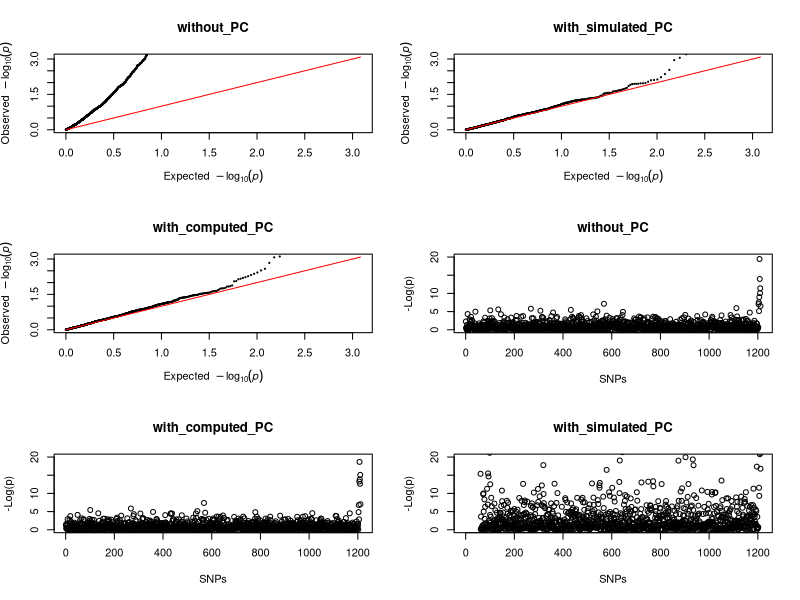

Generate this figure with R:
#rm(list = ls())
cat("\014")  

####Function
scenario <- function(populations= NULL, size = NULL, SNP_association, stratification_rate) {
  stratified_SNP_qtt = get_stratified_SNPs_qtt(stratification_rate, SNP_association)
  populations = generate_population_structure(populations, size)
  SNP_association = sort(SNP_association)
  SNP_struct = generate_SNPs_frequencies(stratified_SNP_qtt, SNP_association, populations)
  SNPs = generate_SNPs(SNP_struct, populations)
  pvalues = analyse(SNPs, populations)
  trace_plot(pvalues)
  populations = rbind(populations, matrix(c(sum(populations[,"Case"]), sum(populations[,"Control"])),ncol = 2, nrow = 1, dimnames = list("Total") ) )
  print(paste(Sys.time(),"Done", sep=": "))
  list(`SNPs` = SNPs, 
       `population` = populations, 
       `SNP_struct` = SNP_struct,
       `pvalues` = pvalues)}

get_stratified_SNPs_qtt <- function(stratification_rate, SNP_association) {
  if(stratification_rate>1) stratification_rate = stratification_rate/100
  if(stratification_rate>100) stratification_rate = 1
  min(trunc(stratification_rate * length(SNP_association)), table(SNP_association)["0"])}

generate_population_structure <- function(populations,size) {
  populations = {
    if(is.atomic(populations))   {
      populations = min(size, populations)
      populations=runif(populations,0,1)
      populations = round(populations/sum(populations) * size)
      t(sapply(populations, function(strat_size, pop_id) {
        case_nb = round(strat_size*runif(1,0,1))
        c(case_nb,(strat_size-case_nb))}))}
    else if(is.null(populations) && !is.null(size)) {
      print("Population is not stratfied")
      case_nb = round(size*runif(1,0,1))
      c(case_nb,(strat_size-case_nb))}
    else if(is.null(populations) && is.null(size)) throw("You must set size or population arguments...")
    else populations}
  colnames(populations) <- c("Case", "Control")
  rownames(populations) <- paste0("P", 1:nrow(populations))
  populations}

generate_SNPs_frequencies <- function(stratified_SNP_qtt, SNP_association, populations) {
  print(paste(Sys.time(),"Generating allele frequency", sep=": "))
  AF = if(stratified_SNP_qtt>0) {
    sapply(1:nrow(populations), function(population){
      if(population %% 2 == 0) RP = replicate(stratified_SNP_qtt, runif(1,0.7,0.9))
      else RP = replicate(stratified_SNP_qtt, runif(1,0.1,0.3))
      get_alternate_allele(RP)})}
  
  AF = rbind(AF, if((length(SNP_association) - stratified_SNP_qtt) >0) {
    RP = replicate(length(SNP_association) - stratified_SNP_qtt, runif(1,0.4,0.5))
    replicate(nrow(populations), get_alternate_allele(RP))})
  AF = setNames(data.frame(AF), paste0("P", 1:nrow(populations), "_AF"))
  
  SNP_names = {
    if(stratified_SNP_qtt>0) SNP_names = sapply(1:stratified_SNP_qtt, function(snp_num)c(paste0('Snp_S_',snp_num,"_R",SNP_association[snp_num])))
    if((length(SNP_association) - stratified_SNP_qtt) >0) SNP_names = c(SNP_names, sapply((stratified_SNP_qtt+1):length(SNP_association), function(snp_num) paste0('Snp_NS_',snp_num,"_R",SNP_association[snp_num])))}
  
  data.frame(AF, SNP_association, row.names = SNP_names)}

get_alternate_allele <- function(reference_alleles) {
  sapply(reference_alleles, function(reference_allele) {
    s1 = reference_allele*(1-fcoeff)/fcoeff
    s2 = (1-reference_allele)*(1-fcoeff)/fcoeff
    rbeta(n = 1, shape1 = s1,shape2 = s2)})}

generate_SNPs <- function(SNP_struct, populations) {
  print(paste(Sys.time(),"Generating SNPs dsitribution", sep=": "))
  data = sapply(1:length(SNP_struct$SNP_association), function(snp_num){
    unlist(sapply(1:nrow(populations), function(sample) {
      pCase = get_genotype_probability(SNP_struct[snp_num,sample], SNP_struct$SNP_association[snp_num])
      pControl = get_genotype_probability(SNP_struct[snp_num,sample], 0)
      cases=sample(c(0,1,2), size = populations[sample,"Case"], prob = pCase, replace = TRUE)
      controls=sample(c(0,1,2), size = populations[sample,"Control"], prob = pControl, replace = TRUE)
      c(cases, controls)}))})
  
  sample_names = unlist(sapply(1:nrow(populations), function(sample) {
    if(populations[sample,"Case"] > 0) sample_names = c(paste('Case', sample, 1:populations[sample,"Case"],sep='_'))
    if(populations[sample,"Control"] > 0) c(sample_names, paste('Control', sample, 1:populations[sample,"Control"],sep='_'))}))
  matrix(data, ncol = nrow(SNP_struct), nrow = length(sample_names), dimnames = list(sample_names, rownames(SNP_struct)))}

get_genotype_probability <- function(alternate_allele, R) {
  if(R!=0) {
    p_associated = c((1-alternate_allele)^2, 2*R*alternate_allele*(1-alternate_allele), R^2 * alternate_allele^2 )
    p_associated/(sum(p_associated) + (1-alternate_allele^2))}
  else c((1-alternate_allele)^2, 2*alternate_allele*(1-alternate_allele), alternate_allele^2)}

analyse <- function(SNPs, populations) {
  simulated_PC = rep(1:nrow(populations), populations[1:nrow(populations),"Control"] + populations[1:nrow(populations), "Case"])
  simulated_PC = chartr("123456789", "ABCDEFGHI", simulated_PC)
  y = unlist(c(sapply(1:nrow(populations), function(pop_nb) c( rep(1, populations[pop_nb,"Case"]), rep(0, populations[pop_nb,"Control"])))))
  print(paste(Sys.time(),"Computing PCA", sep=": "))
  ca = prcomp(SNPs, scale. = FALSE) 
  
  print(paste(Sys.time(),"Computing logistic regression with computed PC", sep=": "))
  W_computed_PC = sapply(1:ncol(SNPs), function(SNP) coef(summary(glm(y~SNPs[,SNP]+ca$x[,1:5])))[,4][2])
  
  print(paste(Sys.time(),"Computing logistic regression with simulated  PC", sep=": "))
  W_simulated_PC = sapply(1:ncol(SNPs), function(SNP) coef(summary(glm(y~SNPs[,SNP]+simulated_PC)))[,4][2])
  
  print(paste(Sys.time(),"Computing logistic regression without PC", sep=": "))
  WO_PC = sapply(1:ncol(SNPs), function(SNP) coef(summary(glm(y~SNPs[,SNP])))[,4][2])
  
  as.data.frame(apply(data.frame(W_computed_PC, W_simulated_PC, WO_PC, row.names = colnames(SNPs)),2 , function(pval) {
    threshold = 3.63*10^-8
    signiff = c()
    signiff[threshold < pval] <- 1
    signiff[threshold*0.5 < pval & pval <= threshold] <- 2
    signiff[threshold*0.05 < pval & pval <= threshold*0.5] <- 3
    signiff[threshold*0.005 < pval & pval <= threshold*0.05] <- 4
    signiff[pval <= threshold*0.005] <- 5
    data.frame(pval, `signifficance` = factor(signiff, level=1:5, label=c("ns","*","**","***","+")))}))}


trace_plot <- function(data) {
  print(paste(Sys.time(),"Ploting...", sep=": "))
  par(mfrow=c(3,2))
  qq(data$WO_PC.pval,"without_PC")
  qq(data$W_simulated_PC.pval, "with_simulated_PC")
  qq(data$W_computed_PC.pval,"with_computed_PC")
  
  plot(-log(data$W_computed_PC.pval), main='without_PC', ylab='-Log(p)', xlab='SNPs', ylim=c(0,20))
  abline(h = log10(3.63*10^-8), untf = FALSE)
  plot(-log(data$W_simulated_PC.pval), main='with_computed_PC', ylab='-Log(p)', xlab='SNPs', ylim=c(0,20))
  abline(h = log10(3.63*10^-8), untf = FALSE)
  plot(-log(data$WO_PC.pval), main='with_simulated_PC', ylab='-Log(p)', xlab='SNPs', ylim=c(0,20))
  abline(h = log10(3.63*10^-8), untf = FALSE)}

qq <- function(pvector, title="Quantile-quantile plot of p-values", spartan=F) {
  o = -log10(sort(pvector,decreasing=F))
  e = -log10( 1:length(o)/length(o) )
  plot(e,o,pch=19,cex=0.25, main = title,xlab=expression(Expected~~-log[10](italic(p))), ylab=expression(Observed~~-log[10](italic(p))),xlim=c(0,max(e)),ylim=c(0,max(e)))
  lines(e,e,col="red")
  plot}

####Constants
C1 = list(`P1` = list(`case` = 201, `control` = 401), `P2` = list(`case` = 399, `control`  = 199))
C2 = list(`P1` = c(`case` = 400, `control` = 200), `P2` = c(`case` = 200, `control` = 400))
C3 = list(`P1` = c(`case` = 300, `control` = 0), `P2` = c(`case` = 300, `control` = 600))
C4 = list(`P1` = c(`case` = 300, `control` = 200), `P2` = c(`case` = 200, `control` = 100), `P3` = c(`case` = 100, `control` = 300))
C5 = list(`P1` = c(`case` = 200, `control` = 0), `P2` = c(`case` = 400, `control` = 200), `P3` = c(`case` = 0, `control` = 400))

fcoeff  = 0.01 ##### Wright's coefficient for inbreeding

######Scenarios
#SNPs_1M = scenario(populations=C1, SNP_association = c(rep(0,100000), seq(1,2, by = 0.1)), stratification_rate = 0.05)
SNPs_test = scenario(populations = 5, size = 1200, SNP_association = c(rep(0,1200), seq(1,2, by = 0.1)), stratification_rate = 0.05)

####TODO
##Compute power difference with and without PC to find causal SNPs in function of R
##Compute lambda, (inflation)
##Optimize GLM
##Generate different stratified populations, compute power differences with and without PC,
#See how well the PC correct the stratification, independently of its complexity
##Gene burden test
##Skat + globaltest
#Simplify
#Compute lambda which is an inflation coefficient